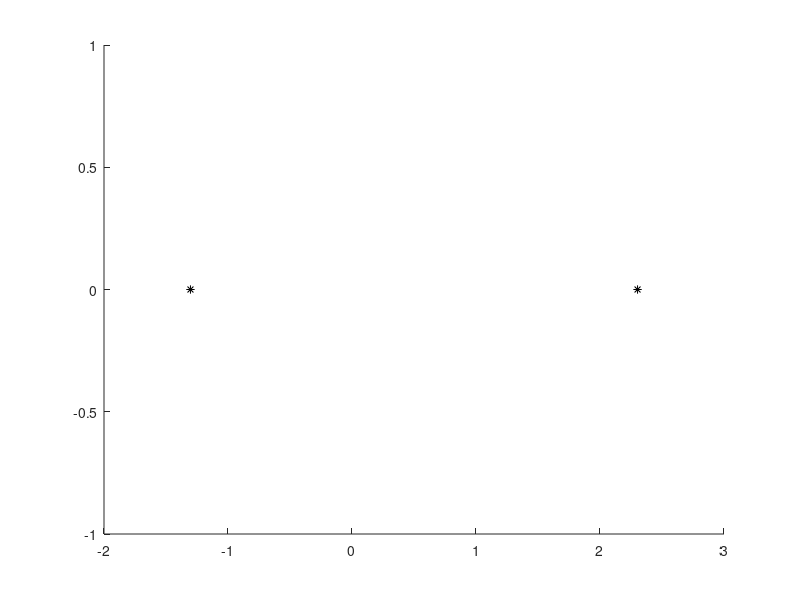

This chart was generated by the following MATLAB code: (Note: this script raises an error after producing the figure.)
% Logan Prust - Math 407 - HW 2 - Problem 2.1.2

A=[1,3;1,0]; % define matrix

vals=eig(A); % get eigenvalues
xvals=real(vals); % put real values on the x-axis
yvals=imag(vals); % put imaginary values on the y-axis

rowRadii = sum(abs(A),2) - abs(diag(A)); % sum across rows, neglecting the diagonal elements

figure;
hold on;
plot(xvals,yvals,'k*'); % plot eigenvalues
plot_circle(gca,real(A(1,1)),imag(A(1,1)),rowRadii(1)); % plot disks
plot_circle(gca,real(A(2,2)),imag(A(2,2)),rowRadii(2));
hold off;
axis equal; % set aspect ratio
draw_axes(gca); % draw axes on the plot
title('Row Disks for Problem 2.1.1');
xlabel('Real');
ylabel('Imaginary');
